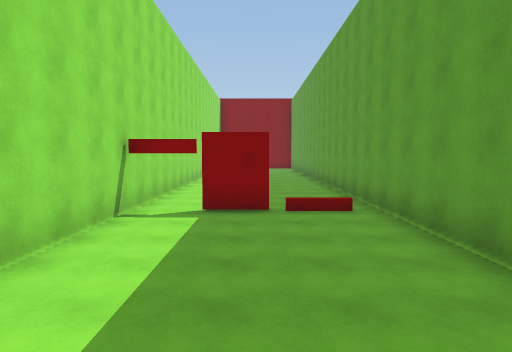
View 1 (above)

21 first-person views from a walk through a scene from a Unity 3-D project. The camera is 1.5 m above the floor, tilts 4° down and sees 75° across. The floor is counted in squares, 2 m on a side. Each view is taken from the middle of a square. On the plan, view 1 faces up. The plan holds only what a view shows up to about 11 squares ahead; the rest is blank. The place goes on beyond the plan. Surface patterns are stand-ins for the level's own textures.

View 2
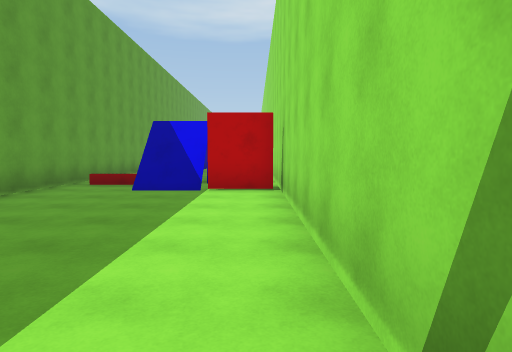

View 3
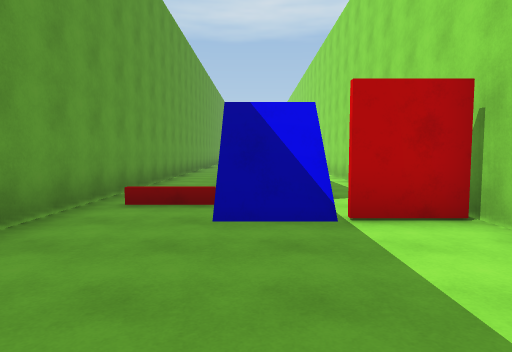

View 4
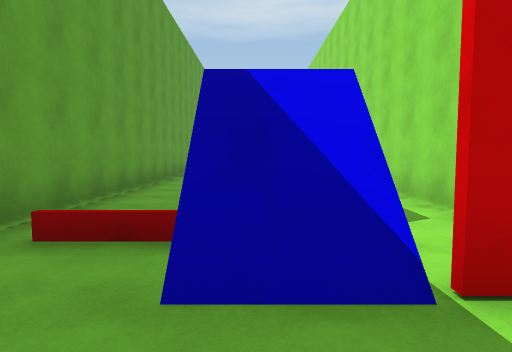

View 5
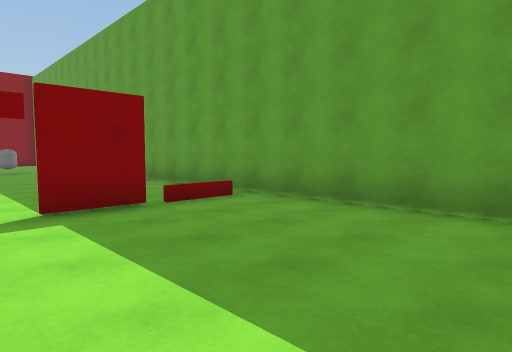

View 6
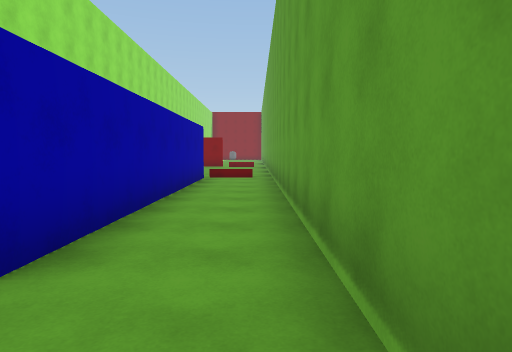

View 7
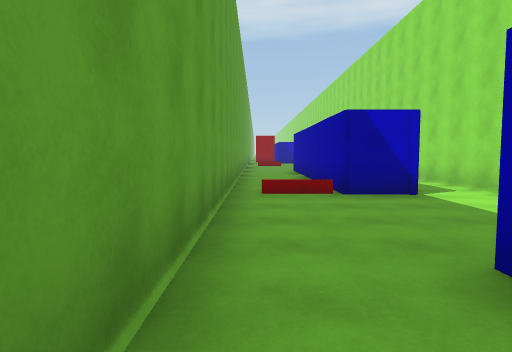

View 8
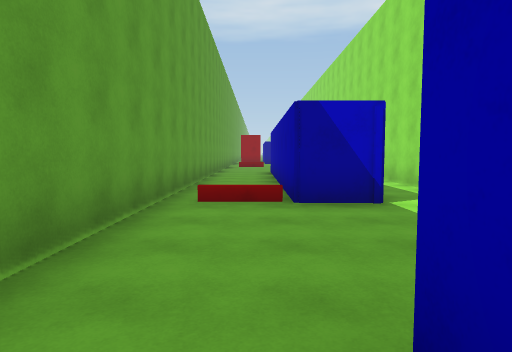

View 9
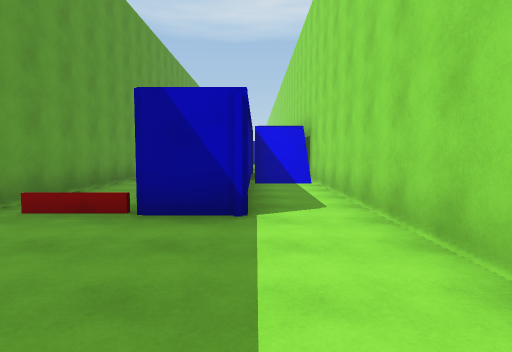

View 10
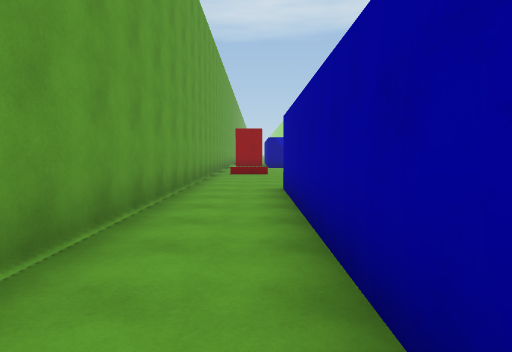

View 11
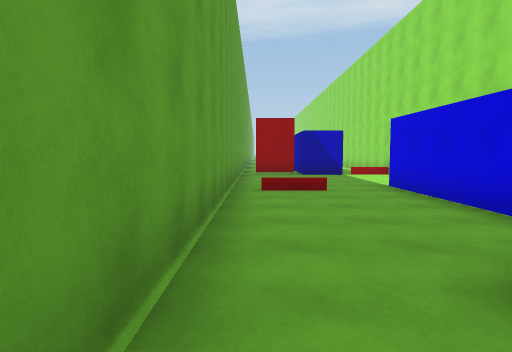

View 12
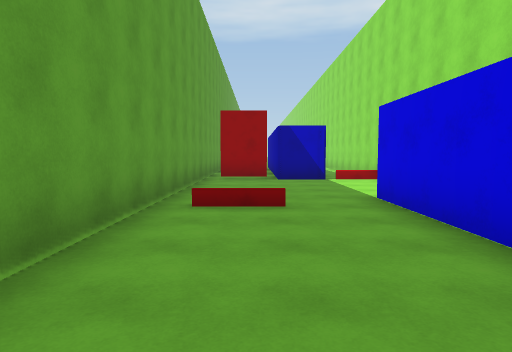

View 13
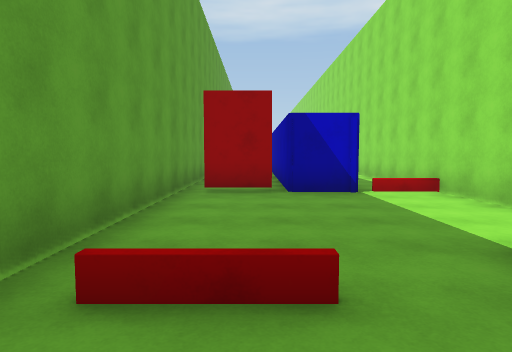

View 14
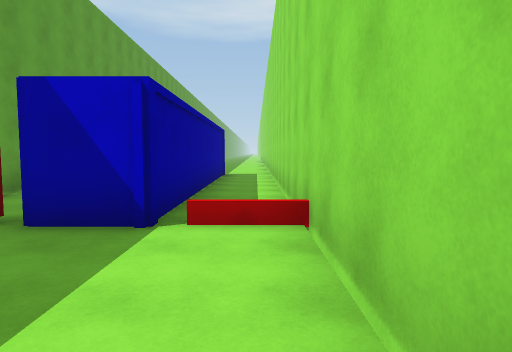

View 15
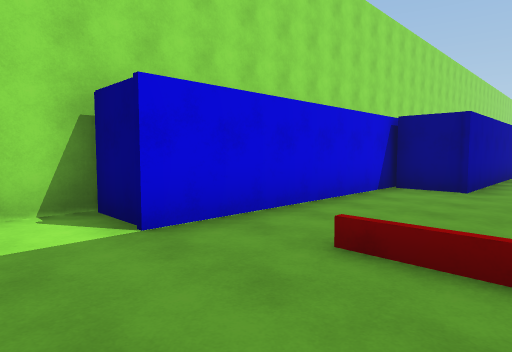

View 16
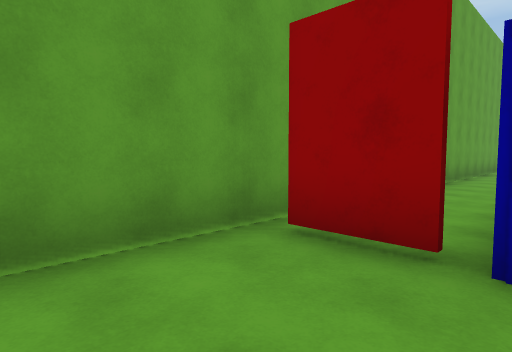

View 17
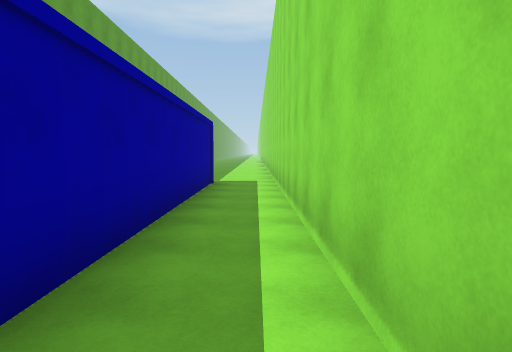

View 18
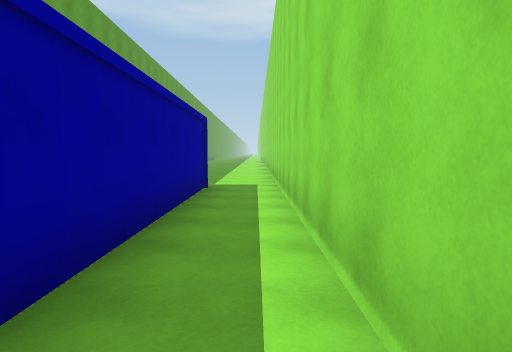

View 19
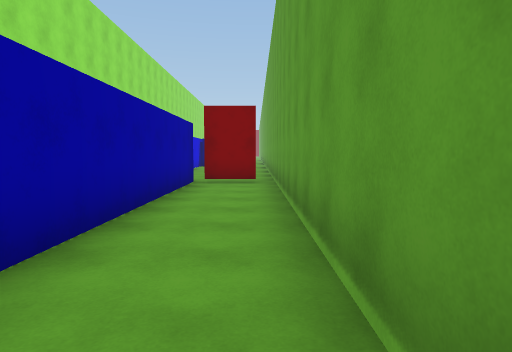

View 20
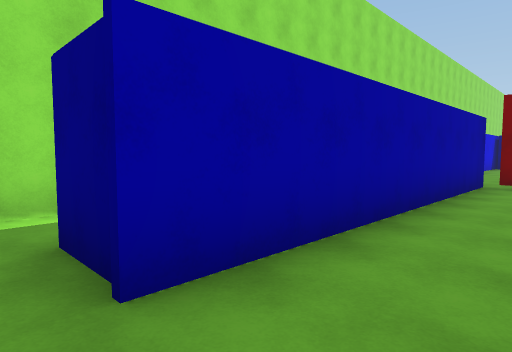

View 21
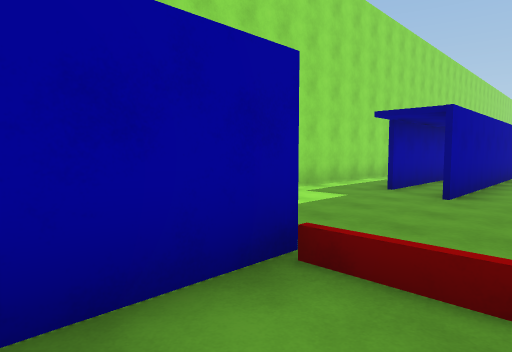

### Floor plan
Key: @ floor where view 1 was taken; # wall or solid block; x gap in a wall; . main floor; : floor 3 m higher than the main floor; / step, stairs or slope; ^ raised ledge; v drop or lower ground.
Columns run from 3 left of view 1 to 3 right of it. Each row starts with its distance up from view 1.
  9 #.....#
  8 #.....#
  7 #.....#
  6 #.##..#
  5 #.....#
  4 #.....#
  3 #.....#
  2 #.....#
  1 #.....#
  0 ###@..#
 -1 #.////#
 -2 #./ ..#
 -3 #.  ..#
 -4 #.  ..#
 -5 #.  ..#
 -6 #.  ..#
 -7 #.. ..#
 -8 #.# ..#
 -9 #./#..#
-10 #.....#
-11 #.....#
-12 #.....#
-13 #..#..#
-14 #..#..#
-15 #..#..#
-16 #..#..#
-17 #//#..#
-18 #/^#..#
-19 #:^^..#
-20 #  #..#
-21 # ##..#
-22 # v...#
-23 # v...#
-24 # v...#
-25 # v...#
-26 # #...#
-27 #.....#
-28 #.....#
-29 #.....#
-30 #...#x#
-31 #.###.#
-32 #.##..#
-33 #.##..#
-34 #.##..#
-35 #.##..#
-36 #.##..#
-37 #.##..#
-38 #.##..#
-39 #.....#

Where each view was taken, in squares from view 1:
view 1: 0 up, 0 right, facing up
view 2: 7 up, 2 left, facing down
view 3: 4 up, 0 right, facing down
view 4: 2 up, 0 right, facing down
view 5: 2 up, 2 left, facing up-right
view 6: 11 down, 2 right, facing up
view 7: 7 down, 2 right, facing down
view 8: 8 down, 1 right, facing down
view 9: 9 down, 1 left, facing down
view 10: 14 down, 1 right, facing down
view 11: 19 down, 2 right, facing down
view 12: 21 down, 1 right, facing down
view 13: 24 down, 1 right, facing down
view 14: 27 down, 2 left, facing down
view 15: 28 down, 2 right, facing up-left
view 16: 28 down, 0 right, facing down-right
view 17: 30 down, 2 left, facing down
view 18: 31 down, 2 left, facing down
view 19: 39 down, 2 right, facing up
view 20: 39 down, 2 right, facing up-left
view 21: 15 down, 2 right, facing up-left
